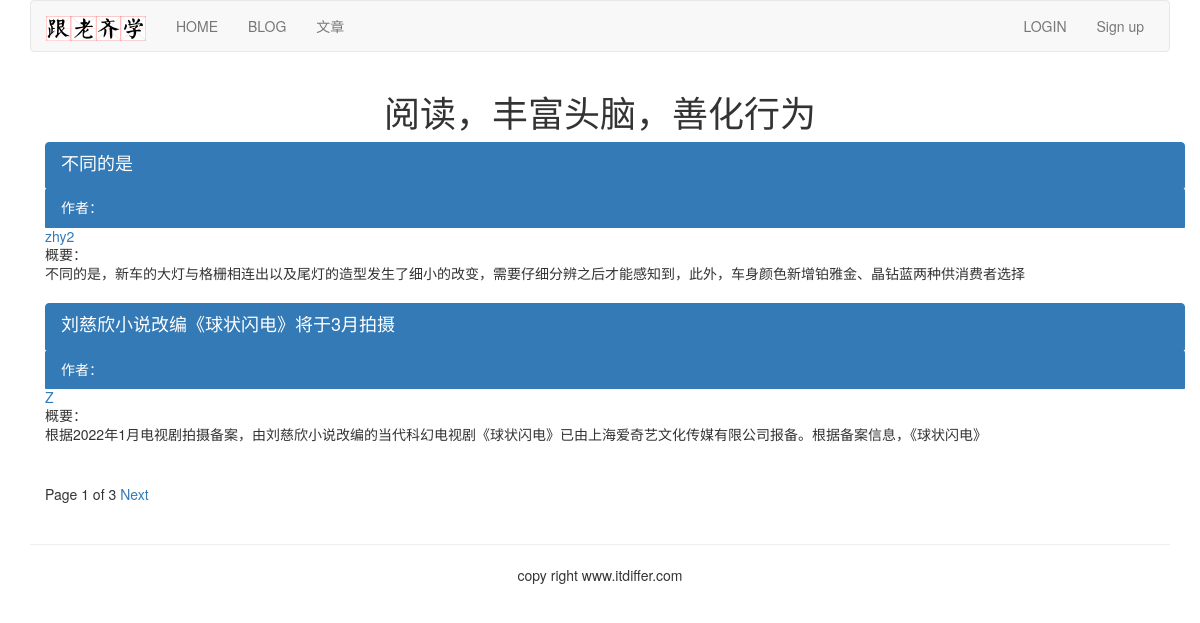
The page /article/list-article-titles/ on the database its author committed.
### article/models.py (models this page shows, shortened)
class ArticlePost(models.Model):
    author = models.ForeignKey(User, on_delete=models.CASCADE, related_name='article')
    title = models.CharField(max_length=200)
    slug = models.SlugField(max_length=500)
    column = models.ForeignKey(ArticleColumn, on_delete=models.CASCADE, related_name='article_column')
    body = models.TextField()
    created = models.DateTimeField(default=timezone.now)
    updated = models.DateTimeField(auto_now=True)
    users_like = models.ManyToManyField(User, related_name="articles_like", blank=True)
    class Meta:
        ordering = ("-updated",)
        index_together = (('id', 'slug'),)
    def get_url_path(self):
        return reverse("article:article_content", args=[self.id, self.slug])

### article/list_views.py (the view)
# urls.py: path('list-article-titles/', list_views.article_titles, name='article_titles'),
def article_titles(request, username=None):
    if username:
        user = User.objects.get(username=username)
        articles_title = ArticlePost.objects.filter(author=user)
        try:
            userinfo = user.userinfo
        except:
            userinfo = None
    else:
        articles_title = ArticlePost.objects.all()
    paginator = Paginator(articles_title, 2)
    page = request.GET.get('page')
    try:
        current_page = paginator.page(page)
        articles = current_page.object_list
    except PageNotAnInteger:
        current_page = paginator.page(1)
        articles = current_page.object_list
    except EmptyPage:
        current_page = paginator.page(paginator.num_pages)
        articles = current_page.object_list
    if username:
        return render(request, 'article/list/author_articles.html', {'articles': articles, 'page':current_page,
                                                                     'userinfo': userinfo, 'user': user})
    return render(request, "article/list/article_titles.html", {"articles": articles, "page": current_page})

### templates/article/list/article_titles.html (shortened to what this page needs)
{% extends "base.html" %}
{% block content %}
<div class="row text-center vertical-middle-sm">
    <h1>阅读，丰富头脑，善化行为</h1>
</div>
<div class="container">
    {% for article in articles %}
    <div class="list-group">
        <a href="{{article.get_url_path}}" class="list-group-item active">
            <h4 class="list-group-item-heading">{{article.title}}</h4>
        <p class="list-group-item-text">作者：
            <a href="{% url 'article:author_articles' article.author.username %}">{{article.author.username}}</a>
        </p>
        <p class="list-group-item-text">概要：{{article.body|slice:'70'| linebreaks}}</p>
        </a>
    </div>
    {% endfor %}
{% include "paginator.html" %}
</div>
{% endblock %}

### rows shown on the page
ArticlePost: title "不同的是", author.username "zhy2", body "不同的是，新车的大灯与格栅相连出以及尾灯的造型发生了细小的改变，需要仔细分辨之后才能感知到，此外，车身颜色新增铂雅金、晶钻蓝两种供消费者选择"
ArticlePost: title "刘慈欣小说改编《球状闪电》将于3月拍摄", author.username "Z", body "根据2022年1月电视剧拍摄备案，由刘慈欣小说改编的当代科幻电视剧《球状闪电》已由上海爱奇艺文化传媒有限公司报备。根据备案信息，《球状闪电》"

### other values the page prints
{{ page.number }} "1"
{{ page.paginator.num_pages }} "3"
